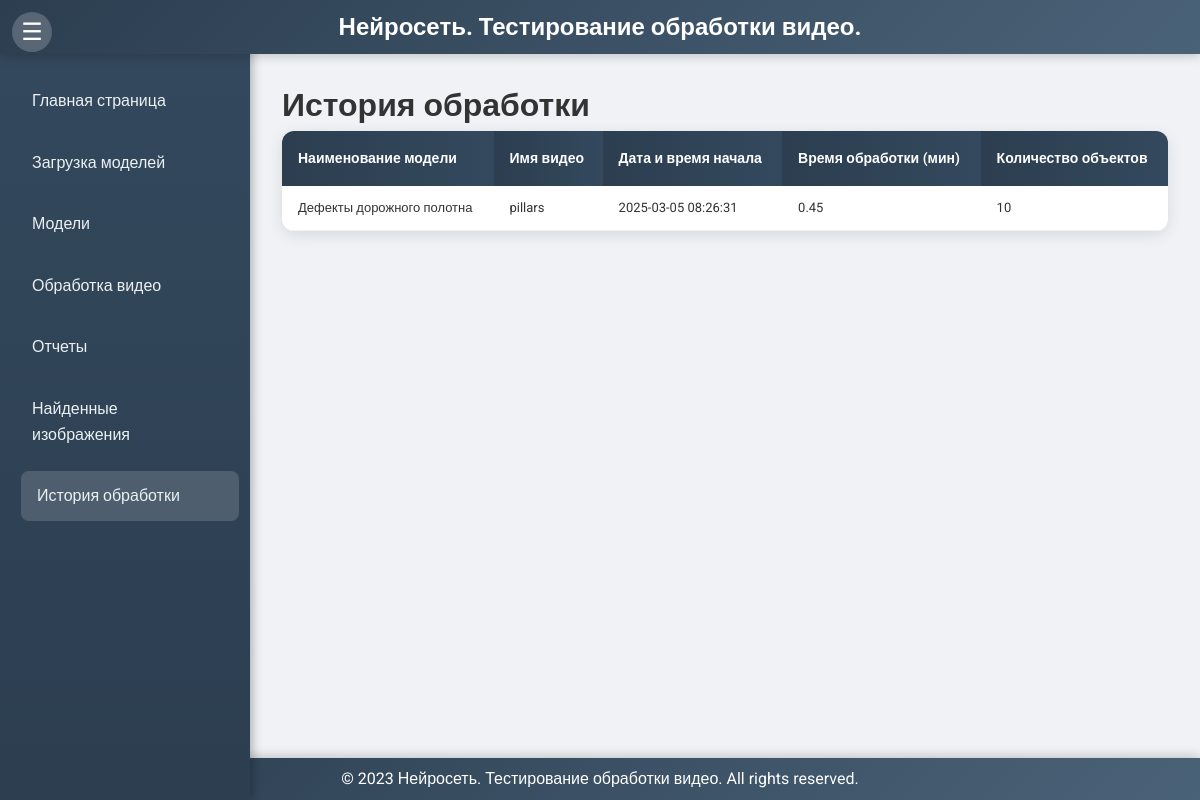
/processing_history, run on an earlier commit of the app's database.
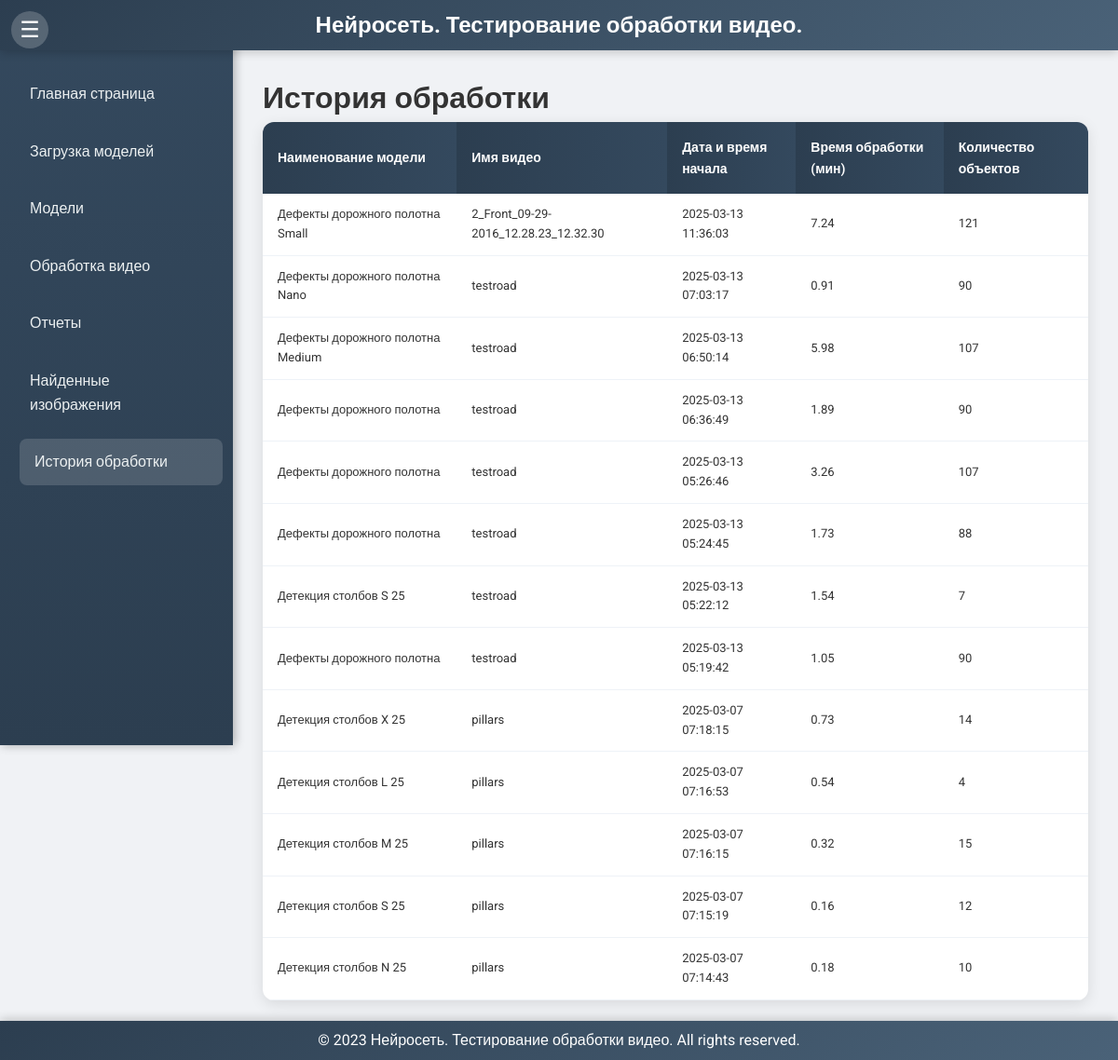
And on a later commit of the database.
### models.py (models this page shows)
class ProcessingHistory(db.Model):
    id = db.Column(db.Integer, primary_key=True)
    model_name = db.Column(db.String(255), nullable=False)
    video_name = db.Column(db.String(255), nullable=False)
    start_datetime = db.Column(db.DateTime, nullable=False)
    processing_time = db.Column(db.Float, nullable=False)  # In seconds
    object_count = db.Column(db.Integer, nullable=False)
    created_at = db.Column(db.DateTime, default=datetime.utcnow)

### app.py (the view)
@app.route('/processing_history', methods=['GET'])
def processing_history():
    history_entries = ProcessingHistory.query.order_by(ProcessingHistory.created_at.desc()).all()
    return render_template('processing_history.html', current_page='processing_history', history_entries=history_entries)

### templates/processing_history.html (shortened to what this page needs)
{% extends 'base.html' %}
{% block content %}
    <h1>История обработки</h1>
    <table class="modern-table">
        <thead>
            <tr>
                <th>Наименование модели</th>
                <th>Имя видео</th>
                <th>Дата и время начала</th>
                <th>Время обработки (мин)</th>
                <th>Количество объектов</th>
            </tr>
        </thead>
        <tbody>
            {% for entry in history_entries %}
            <tr>
                <td>{{ entry.model_name }}</td>
                <td>{{ entry.video_name }}</td>
                <td>{{ entry.start_datetime.strftime('%Y-%m-%d %H:%M:%S') }}</td>
                <td>{{ (entry.processing_time / 60)|round(2) }}</td>
                <td>{{ entry.object_count }}</td>
            </tr>
            {% endfor %}
        </tbody>
    </table>
{% endblock %}

What changed in the data, as far as the page shows it:
removed ProcessingHistory: model_name "Дефекты дорожного полотна", video_name "pillars", start_datetime "2025-03-05 08:26:31", (entry.processing_time/60)|round(2) "0.45", object_count "10"
added ProcessingHistory: model_name "Дефекты дорожного полотна Small", video_name "2_Front_09-29-2016_12.28.23_12.32.30", start_datetime "2025-03-13 11:36:03", (entry.processing_time/60)|round(2) "7.24", object_count "121"
added ProcessingHistory: model_name "Дефекты дорожного полотна Nano", video_name "testroad", start_datetime "2025-03-13 07:03:17", (entry.processing_time/60)|round(2) "0.91", object_count "90"
added ProcessingHistory: model_name "Дефекты дорожного полотна Medium", video_name "testroad", start_datetime "2025-03-13 06:50:14", (entry.processing_time/60)|round(2) "5.98", object_count "107"
added ProcessingHistory: model_name "Дефекты дорожного полотна", video_name "testroad", start_datetime "2025-03-13 06:36:49", (entry.processing_time/60)|round(2) "1.89", object_count "90"
added ProcessingHistory: model_name "Дефекты дорожного полотна", video_name "testroad", start_datetime "2025-03-13 05:26:46", (entry.processing_time/60)|round(2) "3.26", object_count "107"
added ProcessingHistory: model_name "Дефекты дорожного полотна", video_name "testroad", start_datetime "2025-03-13 05:24:45", (entry.processing_time/60)|round(2) "1.73", object_count "88"
added ProcessingHistory: model_name "Детекция столбов S 25", video_name "testroad", start_datetime "2025-03-13 05:22:12", (entry.processing_time/60)|round(2) "1.54", object_count "7"
added ProcessingHistory: model_name "Дефекты дорожного полотна", video_name "testroad", start_datetime "2025-03-13 05:19:42", (entry.processing_time/60)|round(2) "1.05", object_count "90"
added ProcessingHistory: model_name "Детекция столбов X 25", video_name "pillars", start_datetime "2025-03-07 07:18:15", (entry.processing_time/60)|round(2) "0.73", object_count "14"
added ProcessingHistory: model_name "Детекция столбов L 25", video_name "pillars", start_datetime "2025-03-07 07:16:53", (entry.processing_time/60)|round(2) "0.54", object_count "4"
added ProcessingHistory: model_name "Детекция столбов M 25", video_name "pillars", start_datetime "2025-03-07 07:16:15", (entry.processing_time/60)|round(2) "0.32", object_count "15"
added ProcessingHistory: model_name "Детекция столбов S 25", video_name "pillars", start_datetime "2025-03-07 07:15:19", (entry.processing_time/60)|round(2) "0.16", object_count "12"
added ProcessingHistory: model_name "Детекция столбов N 25", video_name "pillars", start_datetime "2025-03-07 07:14:43", (entry.processing_time/60)|round(2) "0.18", object_count "10"
